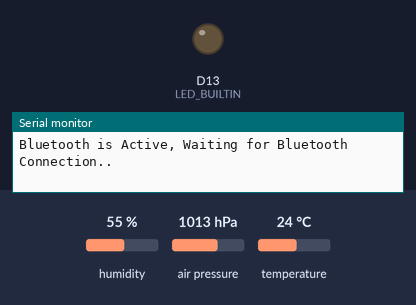
A sketch run on a simulated Arduino Nano 33 BLE. Parts: output pins drawn as LEDs (lit = HIGH), the last lines printed to the serial monitor. The test bench sets the inputs (shaded band); at power-on: humidity 55 %, air pressure 1013 hPa, temperature 24 °C. Nothing arrives over Bluetooth unless stated; a phone connects over Bluetooth LE 3 s after start.

Above: at 0.1 s.
At 3.1 s:
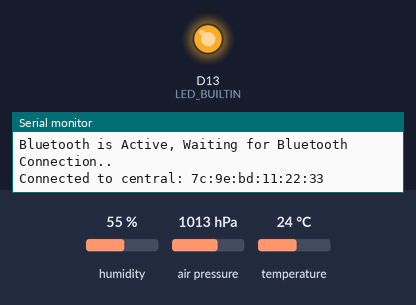
Timing chart, 0 to 4.6 s (numbered marks = the images above):
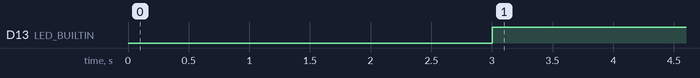

The sketch:

ClimateSensors.ino
```cpp
#include <ArduinoBLE.h>
#include <Arduino_HTS221.h>
#include <Arduino_LPS22HB.h>

BLEService ClimateSensors ("db2d0d1f-68d4-4bd1-8692-d4cb7986b3c1");
BLEDescriptor uartServiceDescriptor("2901", "UART");

BLECharCharacteristic tempCharacteristic("9475d433-6f83-460d-8fcc-eefd6758db50",BLERead | BLENotify );
BLECharCharacteristic humidityCharacteristic("0d53afd9-c0a5-4de4-971f-30ef87bdb046", BLERead | BLENotify);
BLECharCharacteristic pressureCharacteristic("d770192c-a0dc-4e3b-854f-72a47247930b", BLERead | BLENotify);

BLEByteCharacteristic rxCharacteristic("6E400002-B5A3-F393-E0A9-E50E24DCCA9E", BLEWrite);
BLEDescriptor rxServiceDescriptor("2901", "RX - Receive Data (Write)");


BLEByteCharacteristic txCharacteristic("6E400003-B5A3-F393-E0A9-E50E24DCCA9E", BLENotify);
BLEDescriptor txServiceDescriptor("2901", "TX - Transfer Data (Notify)");


long previousMillis = 0;

void setup() {

  Serial.begin(9600);
  while (!Serial);


pinMode(LED_BUILTIN, OUTPUT);
digitalWrite (LED_BUILTIN, LOW);

  if (!HTS.begin()) {
     Serial.println("Failed to initialize temperature sensor!");
     while (1);
  }

  if (!BLE.begin()) {
    Serial.println("Starting BLE Failed!");
    while (1);
  }
  if (!BARO.begin()) {
    Serial.println("Failed to initialize pressure sensor!");
    while(1);
  }

    BLE.setLocalName("RoverTeam2");
    BLE.setAdvertisedService(ClimateSensors);
    ClimateSensors.addCharacteristic(tempCharacteristic);
    ClimateSensors.addCharacteristic(humidityCharacteristic);
    ClimateSensors.addCharacteristic(pressureCharacteristic);


  // add the characteristics to the service
  ClimateSensors.addCharacteristic(rxCharacteristic);
  ClimateSensors.addCharacteristic(txCharacteristic);

  rxCharacteristic.addDescriptor(rxServiceDescriptor);
  txCharacteristic.addDescriptor(txServiceDescriptor);

    BLE.addService(ClimateSensors);
    tempCharacteristic.writeValue(0);
    humidityCharacteristic.writeValue(0);
    pressureCharacteristic.writeValue(0);

  BLE.advertise();

  Serial.println("Bluetooth is Active, Waiting for Bluetooth Connection..");

}

void loop() {

  BLEDevice central = BLE.central();

  // poll for BLE events
  BLE.poll();

  if (rxCharacteristic.valueUpdated()) {
    byte testByte = 0;
    Serial.println(rxCharacteristic.readValue(testByte));
  }

  if(central) {
    Serial.print("Connected to central: ");
    Serial.println(central.address());
    digitalWrite(LED_BUILTIN, HIGH);
  }

  while (central.connected()) {
    long currentMillis = millis();
    if (currentMillis - previousMillis >= 5000) {
      previousMillis = currentMillis;

      updateSensors();

    }
  }
}

void updateSensors() {

  float temperature = HTS.readTemperature(FAHRENHEIT);
  float humidity = HTS.readHumidity();
  float pressure = BARO.readPressure(PSI);

// print the Temp sensor value
  Serial.print("Temperature = ");
  Serial.print(temperature);
  Serial.println(" °F");

// print the Humidity sensor value
  Serial.print("Humidity = ");
  Serial.print(humidity);
  Serial.println(" %");

// print the Pressure sensor value
  Serial.print("Pressure = ");
  Serial.print(pressure);
  Serial.println(" PSI");

  Serial.println();

  tempCharacteristic.writeValue(temperature);
  humidityCharacteristic.writeValue(humidity);
  pressureCharacteristic.writeValue(pressure);

}
```

Measured:
- by itself, D13 (LED_BUILTIN): LOW → HIGH at 3.0 s
